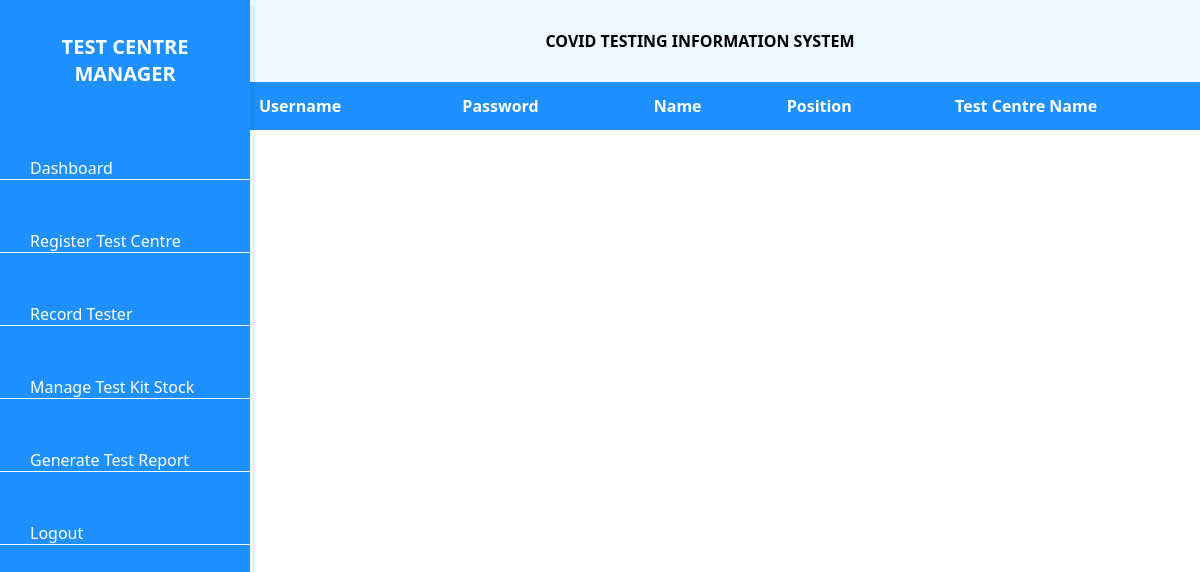
The page /TesterData.php (signed in) on the database as committed earlier.
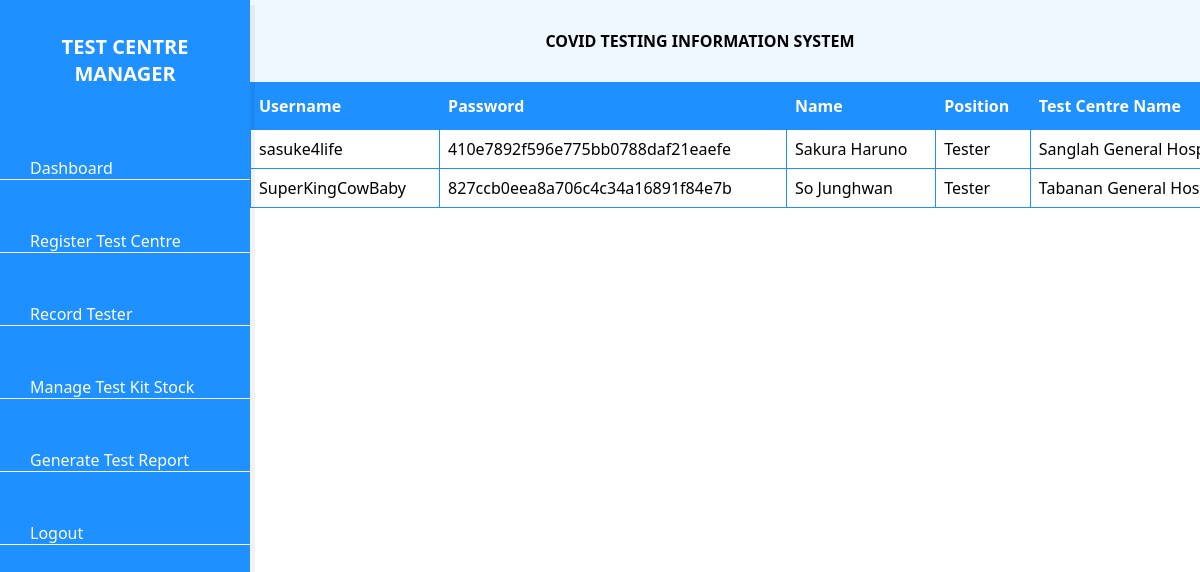
The same page on the database as committed later.
### tables this page shows
CREATE TABLE `centreofficer` (
  `username` varchar(255) NOT NULL,
  `password` varchar(255) NOT NULL,
  `name` varchar(255) NOT NULL,
  `position` varchar(255) NOT NULL,
  `centreName` varchar(255) NOT NULL
);

### TesterData.php (the view, shortened to what this page needs)
<?php
if (isset($_SESSION['username'])) {
?>
<!DOCTYPE html>
<html lang="en">
  <head>
    <link rel="stylesheet" href="dashboardcss/style.css" />
	<link rel="stylesheet" href="dataTables.bootstrap4.min.css" />
  </head>
  <body>
    <div class="sidebar">
      <h2>Test Centre Manager</h2>
      <ul class="nav">
        <li>
          <a href="dashboardManager.php">
            <span>Dashboard</span>
          </a>
        </li>
		<li>
          <a href="RegisterTestCentreForm.php">
            <span>Register Test Centre</span>
          </a>
        </li>
        <li>
          <a href="RecordTesterForm.php">
            <span>Record Tester</span>
          </a>
        </li>
        <li>
          <a href="ManageTestKitStockForm.php">
            <span>Manage Test Kit Stock</span>
          </a>
        </li>
        <li>
          <a href="#">
            <span>Generate Test Report</span>
          </a>
        </li>
        <li>
          <a href="Logout.php">
            <span>Logout</span>
          </a>
        </li>
      </ul>
    </div>
    <div class="main">
      <b>COVID TESTING INFORMATION SYSTEM</b>
    </div>
	<?php include "db_conn.php";?>
	<div style="overflow-x: auto;">
		<table id="tester">
			<thead>
				<tr>
					<th>Username</th>
					<th>Password</th>
					<th>Name</th>
					<th>Position</th>
					<th>Test Centre Name</th>
				</tr>
			</thead>
			<tbody>
				<?php
					$sql=$conn->query("SELECT * FROM centreOfficer");
					while($co=$sql->fetch_object()){
				?>
					<tr>
					<td><?php echo $co->username;?></td>
					<td><?php echo $co->password;?></td>
					<td><?php echo $co->name;?></td>
					<td><?php echo $co->position;?></td>
					<td><?php echo $co->centreName;?></td>
				</tr>
				<?php
					}
				?>
			</tbody>
		</table>
	</div>
  </body>
</html>
<?php
}

Rows that differ between the two databases and show on the page:
added centreofficer: username "sasuke4life", password "410e7892f596e775bb0788daf21eaefe", name "Sakura Haruno", position "Tester", centreName "Sanglah General…"
added centreofficer: username "SuperKingCowBaby", password "827ccb0eea8a706c4c34a16891f84e7b", name "So Junghwan", position "Tester", centreName "Tabanan General…"
